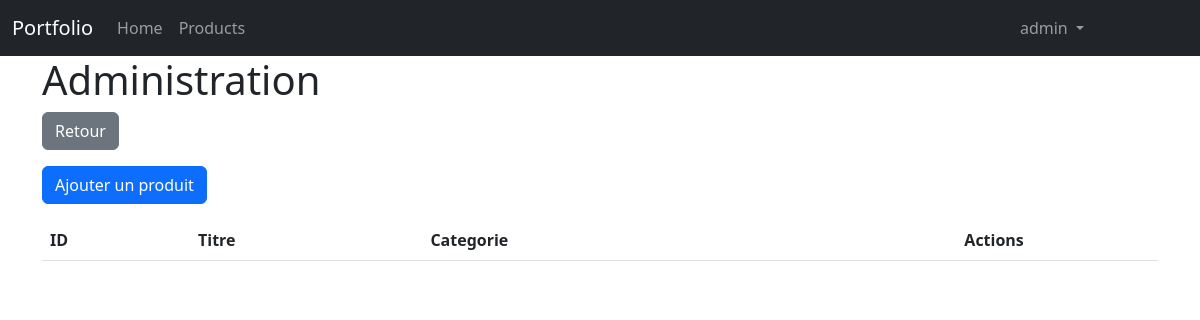
Before: /admin/products.php (signed in) with the older database file.
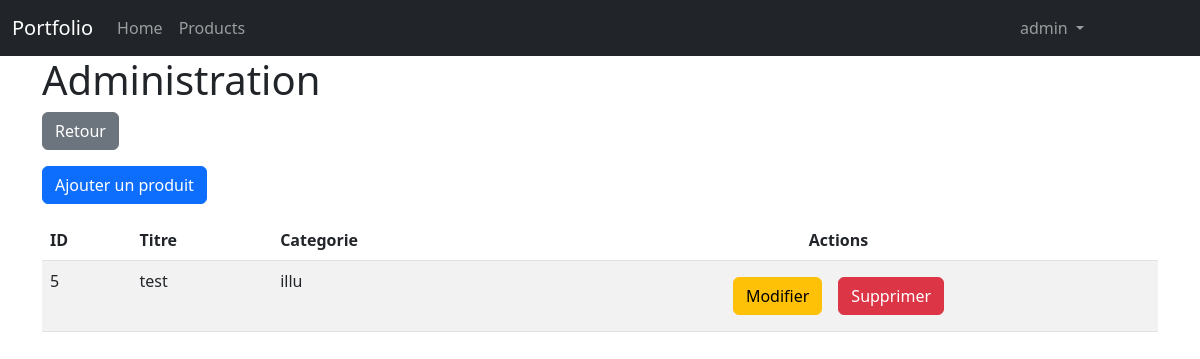
After: the same page with the newer database file.
### tables this page shows
CREATE TABLE IF NOT EXISTS `galerie` (
  `id` int(11) NOT NULL AUTO_INCREMENT,
  `categorie` varchar(255) NOT NULL,
  `nom` varchar(255) NOT NULL,
  `description` text NOT NULL,
  `date` date NOT NULL,
  `image` text NOT NULL,
  PRIMARY KEY (`id`)
);

### admin/products.php (the view, shortened to what this page needs)
<?php
    require "../connexion.php";
?>
<!DOCTYPE html>
<html lang="en">
<head>
    <link rel="stylesheet" href="../bootstrap/css/bootstrap.min.css">
</head>
<body>
    <?php
        include("partials/header.php");
    ?>
    <div class="container">
        <h1>Administration</h1>
        <div>
            <a href="dashboard.php" class="btn btn-secondary">Retour</a>
        </div>
        <div>
            <a href="addProduct.php" class="btn btn-primary my-3">Ajouter un produit</a>
        </div>
        <table class="table table-striped">
            <thead>
                <tr>
                    <th>ID</th>
                    <th>Titre</th>
                    <th>Categorie</th>
                    <th class="text-center">Actions</th>
                </tr>
            </thead>
            <tbody>
                <?php
                    $req = $bdd->query("SELECT * FROM galerie");
                    while($don = $req->fetch())
                    {
                        echo "<tr>";
                            echo "<td>".$don['id']."</td>";
                            echo "<td>".$don['nom']."</td>";
                            echo "<td>".$don['categorie']."</td>";
                            echo "<td class='text-center'>";
                                echo "<a href='updateProduct.php?id=".$don['id']."' class='btn btn-warning m-2'>Modifier</a>";
                                echo "<a href='products.php?delete=".$don['id']."' class='btn btn-danger m-2'>Supprimer</a>";
                            echo "</td>";
                        echo "</tr>";
                    }
                ?>
            </tbody>
        </table>
    </div>
</body>
</html>

### admin/partials/header.php (shortened to what this page needs)
<nav class="navbar navbar-expand-lg bg-dark navbar-dark">
    <div class="container-fluid">
        <a class="navbar-brand" href="../index.php">Portfolio</a>
        <div class="collapse navbar-collapse" id="navbarNavDropdown">
            <ul class="navbar-nav">
                <li class="nav-item">
                    <a class="nav-link" href="dashboard.php">Home</a>
                </li>
                <li class="nav-item">
                    <a class="nav-link" href="products.php">Products</a>
                </li>
            </ul>
            <ul class="navbar-nav ms-auto me-5">
                <li class="nav-item dropdown me-5">
                    <a class="nav-link dropdown-toggle" href="#" role="button" data-bs-toggle="dropdown" aria-expanded="false">
                        <?= $_SESSION['login'] ?>
                    </a>
                </li>
            </ul>
        </div>
    </div>
    </nav>

Changed rows visible on the page:
added galerie: id "5", nom "test", categorie "illu"
